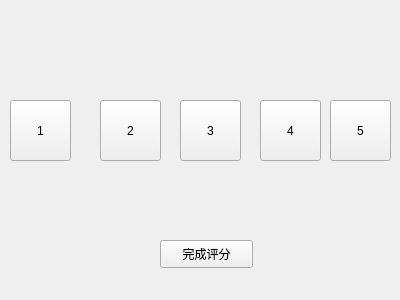
<?xml version="1.0" encoding="UTF-8"?>
<ui version="4.0">
 <class>Form</class>
 <widget class="QWidget" name="Form">
  <property name="geometry">
   <rect>
    <x>0</x>
    <y>0</y>
    <width>400</width>
    <height>300</height>
   </rect>
  </property>
  <property name="windowTitle">
   <string>Form</string>
  </property>
  <widget class="QPushButton" name="pushButton">
   <property name="geometry">
    <rect>
     <x>160</x>
     <y>240</y>
     <width>93</width>
     <height>28</height>
    </rect>
   </property>
   <property name="text">
    <string>完成评分</string>
   </property>
  </widget>
  <widget class="QPushButton" name="pushButton_2">
   <property name="geometry">
    <rect>
     <x>10</x>
     <y>100</y>
     <width>61</width>
     <height>61</height>
    </rect>
   </property>
   <property name="text">
    <string>1</string>
   </property>
  </widget>
  <widget class="QPushButton" name="pushButton_3">
   <property name="geometry">
    <rect>
     <x>100</x>
     <y>100</y>
     <width>61</width>
     <height>61</height>
    </rect>
   </property>
   <property name="text">
    <string>2</string>
   </property>
  </widget>
  <widget class="QPushButton" name="pushButton_4">
   <property name="geometry">
    <rect>
     <x>180</x>
     <y>100</y>
     <width>61</width>
     <height>61</height>
    </rect>
   </property>
   <property name="text">
    <string>3</string>
   </property>
  </widget>
  <widget class="QPushButton" name="pushButton_5">
   <property name="geometry">
    <rect>
     <x>260</x>
     <y>100</y>
     <width>61</width>
     <height>61</height>
    </rect>
   </property>
   <property name="text">
    <string>4</string>
   </property>
  </widget>
  <widget class="QPushButton" name="pushButton_6">
   <property name="geometry">
    <rect>
     <x>330</x>
     <y>100</y>
     <width>61</width>
     <height>61</height>
    </rect>
   </property>
   <property name="text">
    <string>5</string>
   </property>
  </widget>
 </widget>
 <resources/>
 <connections/>
</ui>
